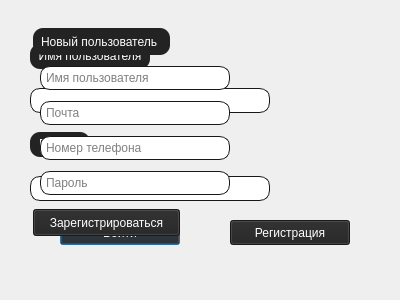
<?xml version="1.0" encoding="UTF-8"?>
<ui version="4.0">
 <class>Auth</class>
 <widget class="QDialog" name="Auth">
  <property name="geometry">
   <rect>
    <x>0</x>
    <y>0</y>
    <width>400</width>
    <height>300</height>
   </rect>
  </property>
  <property name="windowTitle">
   <string>Dialog</string>
  </property>
  <widget class="QWidget" name="auth" native="true">
   <property name="geometry">
    <rect>
     <x>30</x>
     <y>40</y>
     <width>331</width>
     <height>211</height>
    </rect>
   </property>
   <layout class="QVBoxLayout" name="verticalLayout">
    <property name="spacing">
     <number>15</number>
    </property>
    <property name="sizeConstraint">
     <enum>QLayout::SizeConstraint::SetDefaultConstraint</enum>
    </property>
    <item>
     <widget class="QLabel" name="username_label">
      <property name="minimumSize">
       <size>
        <width>120</width>
        <height>25</height>
       </size>
      </property>
      <property name="maximumSize">
       <size>
        <width>120</width>
        <height>25</height>
       </size>
      </property>
      <property name="styleSheet">
       <string notr="true">background-color: rgb(35, 35, 35);
color: rgb(255, 255, 255);
border-radius: 10px;
</string>
      </property>
      <property name="text">
       <string>&lt;html&gt;&lt;head/&gt;&lt;body&gt;&lt;p align=&quot;center&quot;&gt;Имя пользователя&lt;/p&gt;&lt;/body&gt;&lt;/html&gt;</string>
      </property>
     </widget>
    </item>
    <item>
     <widget class="QLineEdit" name="username_input">
      <property name="minimumSize">
       <size>
        <width>240</width>
        <height>25</height>
       </size>
      </property>
      <property name="maximumSize">
       <size>
        <width>240</width>
        <height>25</height>
       </size>
      </property>
      <property name="sizeIncrement">
       <size>
        <width>0</width>
        <height>0</height>
       </size>
      </property>
      <property name="focusPolicy">
       <enum>Qt::FocusPolicy::StrongFocus</enum>
      </property>
      <property name="styleSheet">
       <string notr="true">border-radius: 10px;
border: 1px solid rgb(24, 24, 24);</string>
      </property>
     </widget>
    </item>
    <item>
     <widget class="QLabel" name="password_label">
      <property name="minimumSize">
       <size>
        <width>60</width>
        <height>25</height>
       </size>
      </property>
      <property name="maximumSize">
       <size>
        <width>60</width>
        <height>25</height>
       </size>
      </property>
      <property name="styleSheet">
       <string notr="true">background-color: rgb(35, 35, 35);
color: rgb(255, 255, 255);
border-radius: 10px;</string>
      </property>
      <property name="text">
       <string>&lt;html&gt;&lt;head/&gt;&lt;body&gt;&lt;p align=&quot;center&quot;&gt;Пароль&lt;/p&gt;&lt;/body&gt;&lt;/html&gt;</string>
      </property>
     </widget>
    </item>
    <item>
     <widget class="QLineEdit" name="password_input">
      <property name="minimumSize">
       <size>
        <width>240</width>
        <height>25</height>
       </size>
      </property>
      <property name="maximumSize">
       <size>
        <width>240</width>
        <height>25</height>
       </size>
      </property>
      <property name="styleSheet">
       <string notr="true">border-radius: 10px;
border: 1px solid rgb(24, 24, 24);</string>
      </property>
      <property name="echoMode">
       <enum>QLineEdit::EchoMode::Password</enum>
      </property>
     </widget>
    </item>
    <item>
     <layout class="QHBoxLayout" name="horizontalLayout">
      <property name="spacing">
       <number>0</number>
      </property>
      <item>
       <widget class="QPushButton" name="auth_button">
        <property name="minimumSize">
         <size>
          <width>120</width>
          <height>25</height>
         </size>
        </property>
        <property name="maximumSize">
         <size>
          <width>100</width>
          <height>30</height>
         </size>
        </property>
        <property name="styleSheet">
         <string notr="true">background-color: rgb(35, 35, 35);
color: rgb(255, 255, 255);</string>
        </property>
        <property name="text">
         <string>Войти</string>
        </property>
       </widget>
      </item>
      <item>
       <widget class="QPushButton" name="to_reg_button">
        <property name="minimumSize">
         <size>
          <width>120</width>
          <height>25</height>
         </size>
        </property>
        <property name="maximumSize">
         <size>
          <width>100</width>
          <height>16777215</height>
         </size>
        </property>
        <property name="layoutDirection">
         <enum>Qt::LayoutDirection::RightToLeft</enum>
        </property>
        <property name="styleSheet">
         <string notr="true">background-color: rgb(35, 35, 35);
color: rgb(255, 255, 255)</string>
        </property>
        <property name="text">
         <string>Регистрация</string>
        </property>
       </widget>
      </item>
     </layout>
    </item>
   </layout>
  </widget>
  <widget class="QWidget" name="reg" native="true">
   <property name="geometry">
    <rect>
     <x>30</x>
     <y>20</y>
     <width>351</width>
     <height>231</height>
    </rect>
   </property>
   <widget class="QWidget" name="verticalLayoutWidget">
    <property name="geometry">
     <rect>
      <x>0</x>
      <y>0</y>
      <width>321</width>
      <height>221</height>
     </rect>
    </property>
    <layout class="QVBoxLayout" name="lay">
     <item>
      <widget class="QLabel" name="new_user">
       <property name="minimumSize">
        <size>
         <width>140</width>
         <height>30</height>
        </size>
       </property>
       <property name="maximumSize">
        <size>
         <width>140</width>
         <height>30</height>
        </size>
       </property>
       <property name="styleSheet">
        <string notr="true">background-color: rgb(35, 35, 35);
color: rgb(255, 255, 255);
border-radius: 10px;
padding: 5px;
margin-left: 3px;
margin-top: 3px;</string>
       </property>
       <property name="text">
        <string>Новый пользователь</string>
       </property>
      </widget>
     </item>
     <item>
      <widget class="QLineEdit" name="reg_username_input">
       <property name="minimumSize">
        <size>
         <width>160</width>
         <height>0</height>
        </size>
       </property>
       <property name="maximumSize">
        <size>
         <width>200</width>
         <height>16777215</height>
        </size>
       </property>
       <property name="styleSheet">
        <string notr="true">border-radius: 10px;
border: 1px solid rgb(24, 24, 24);
padding: 3px;
margin-left: 10px</string>
       </property>
       <property name="inputMask">
        <string/>
       </property>
       <property name="text">
        <string/>
       </property>
       <property name="maxLength">
        <number>32767</number>
       </property>
       <property name="cursorPosition">
        <number>0</number>
       </property>
       <property name="placeholderText">
        <string>Имя пользователя</string>
       </property>
      </widget>
     </item>
     <item>
      <widget class="QLineEdit" name="reg_mail_input">
       <property name="minimumSize">
        <size>
         <width>160</width>
         <height>0</height>
        </size>
       </property>
       <property name="maximumSize">
        <size>
         <width>200</width>
         <height>16777215</height>
        </size>
       </property>
       <property name="styleSheet">
        <string notr="true">border-radius: 10px;
border: 1px solid rgb(24, 24, 24);
padding: 3px;
margin-left: 10px</string>
       </property>
       <property name="inputMethodHints">
        <set>Qt::InputMethodHint::ImhNone</set>
       </property>
       <property name="text">
        <string/>
       </property>
       <property name="echoMode">
        <enum>QLineEdit::EchoMode::Normal</enum>
       </property>
       <property name="placeholderText">
        <string>Почта</string>
       </property>
      </widget>
     </item>
     <item>
      <widget class="QLineEdit" name="reg_phone_number_input">
       <property name="maximumSize">
        <size>
         <width>200</width>
         <height>16777215</height>
        </size>
       </property>
       <property name="styleSheet">
        <string notr="true">border-radius: 10px;
border: 1px solid rgb(24, 24, 24);
padding: 3px;
margin-left: 10px</string>
       </property>
       <property name="text">
        <string/>
       </property>
       <property name="placeholderText">
        <string>Номер телефона</string>
       </property>
      </widget>
     </item>
     <item>
      <widget class="QLineEdit" name="reg_password_input">
       <property name="maximumSize">
        <size>
         <width>200</width>
         <height>16777215</height>
        </size>
       </property>
       <property name="styleSheet">
        <string notr="true">border-radius: 10px;
border: 1px solid rgb(24, 24, 24);
padding: 3px;
margin-left: 10px</string>
       </property>
       <property name="text">
        <string/>
       </property>
       <property name="echoMode">
        <enum>QLineEdit::EchoMode::Password</enum>
       </property>
       <property name="placeholderText">
        <string>Пароль</string>
       </property>
      </widget>
     </item>
     <item>
      <widget class="QPushButton" name="registration_button">
       <property name="maximumSize">
        <size>
         <width>150</width>
         <height>30</height>
        </size>
       </property>
       <property name="styleSheet">
        <string notr="true">background-color: rgb(35, 35, 35);
color: rgb(255, 255, 255);
margin-left: 3px;
margin-top: 3px;</string>
       </property>
       <property name="text">
        <string>Зарегистрироваться</string>
       </property>
       <property name="autoDefault">
        <bool>true</bool>
       </property>
      </widget>
     </item>
    </layout>
   </widget>
  </widget>
 </widget>
 <resources/>
 <connections/>
</ui>
